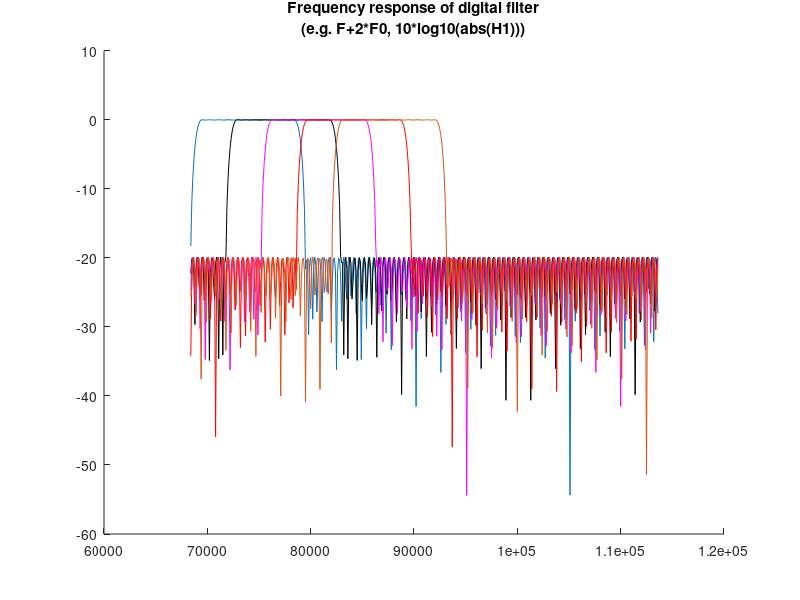
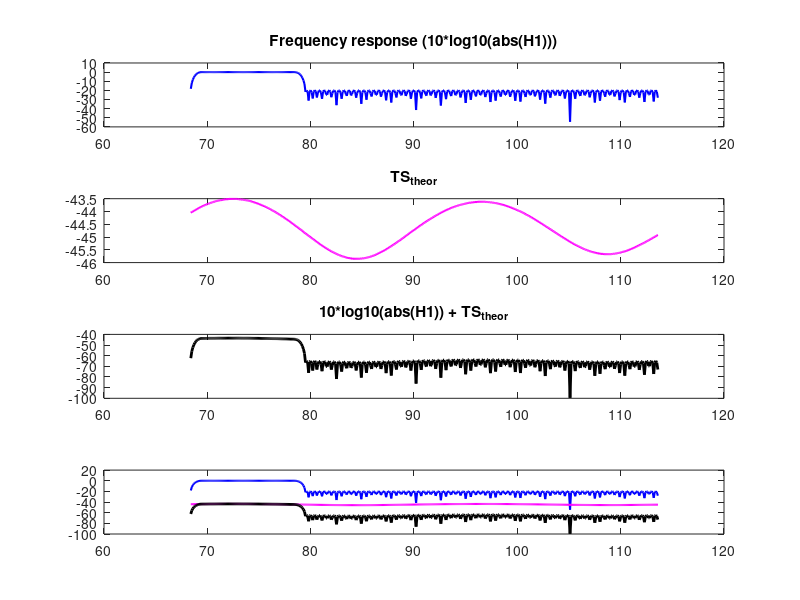
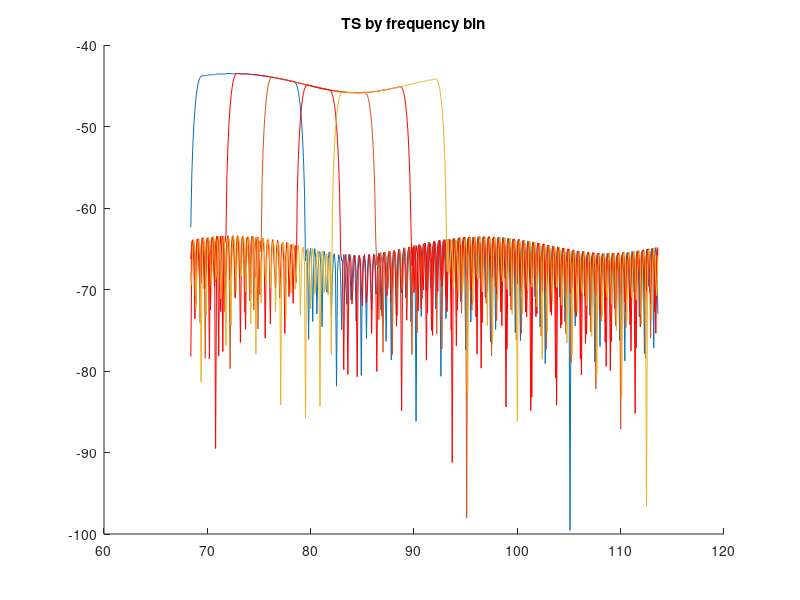
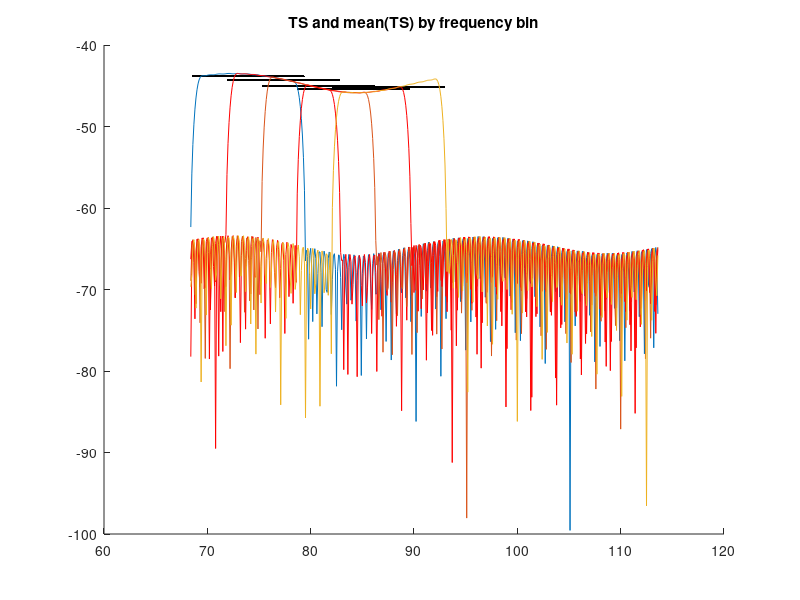

Recreate these plots in MATLAB, in order.
% binnedTargetStrength.m
%
% S. Nylund, 2019-
% G. Cutter, 2019-09

clear; close all; clc;


%%
load LPfilter
load TS_24mmSphere_f68-119copy.txt
d=TS_24mmSphere_f68_119copy; 
% d is a 2x511 array, row 1 contains frequencies (kHz)
% and row 2 contains theoretical TS of target sphere 

% % % % TEST 
% % % % Artificial example, to simulate filtering of a trending 
% % % % and highly variable array of TS_theoretical. 
% % % d(2,:) = d(2,:) + (1:length(d(2,:))).^0.5;


%% FILTER
ECHO_REMOVE_ENDS = 1.875;
recvBW = 0.5; % 50% bandwidth
nbinf = 5;

% %% Experiment ---------------------------------------
NBINX=2;
% % % ECHO_REMOVE_ENDS = ECHO_REMOVE_ENDS/(NN^2);
% % % ECHO_REMOVE_ENDS = ECHO_REMOVE_ENDS^(1/(NN+1));
% % ECHO_REMOVE_ENDS = ECHO_REMOVE_ENDS-(1/(NBINX-1));
ECHO_REMOVE_ENDS = 1.5;
nbinf = nbinf*NBINX;
% %% Experiment ---------------------------------------

fFc = 1.0e6/11;
ECHO_FILTER_PC_LENGTH = length(B);
coeffComplexBinnedFrequency = zeros(nbinf,ECHO_FILTER_PC_LENGTH);
   
for k=0:nbinf-1
   fF0 = (ECHO_REMOVE_ENDS/nbinf)*(k-floor(nbinf/2.0));
   F0(k+1) = fF0;
   fEcho(k+1) = fFc*(1+fF0*recvBW/2.0);
      
   coeffComplexBinnedFrequency(k+1,:)=B.*exp(j*fF0*pi*(0:ECHO_FILTER_PC_LENGTH-1));
end

figure('Name','1', 'Color',[1 1 1])
clf
F0=100*round((fFc/2)/100);
F=-F0/2:100:F0/2;
F=-22600:100:22600;  % Overrides previous line, make same size as itarget 
% freqz = Frequency response of digital filter
H1=freqz(coeffComplexBinnedFrequency(1,:),1,F,F0);
H2=freqz(coeffComplexBinnedFrequency(2,:),1,F,F0);
H3=freqz(coeffComplexBinnedFrequency(3,:),1,F,F0);
H4=freqz(coeffComplexBinnedFrequency(4,:),1,F,F0);
H5=freqz(coeffComplexBinnedFrequency(5,:),1,F,F0);

hold on
plot(F+2*F0,10*log10(abs(H1)))
plot(F+2*F0,10*log10(abs(H2)),'k')
plot(F+2*F0,10*log10(abs(H3)),'m')
plot(F+2*F0,10*log10(abs(H4)),'r')
plot(F+2*F0,10*log10(abs(H5)))
title({'Frequency response of digital filter';...
    '(e.g. F+2*F0, 10*log10(abs(H1)))'});

itarget=5:(511-54);
Ft=d(1,itarget);
TS=d(2,itarget);

figure('Name','Filter process', 'Color',[1 1 1])
subplot(4,1,1) 
logabsH1=10*log10(abs(H1));
    plot(Ft,logabsH1, 'b', 'LineWidth',1.5);
    title('Frequency response (10*log10(abs(H1)))');
subplot(4,1,2)
    plot(Ft,TS, 'm', 'LineWidth',1.5);
    title('TS_{theor}')
subplot(4,1,3)
TS1vec=10*log10(abs(H1))+TS; 
    plot(Ft,TS1vec, 'k', 'LineWidth',2);
    title('10*log10(abs(H1)) + TS_{theor}')
subplot(4,1,4)
    plot(Ft,logabsH1, 'b', 'LineWidth',1.5); hold on;
    plot(Ft,TS, 'm', 'LineWidth',1.5); hold on;
    plot(Ft,TS1vec, 'k', 'LineWidth',2);


figure('Name','3', 'Color',[1 1 1])
clf
hold on
TS1vec=10*log10(abs(H1))+TS; plot(Ft,TS1vec);
TS2vec=10*log10(abs(H2))+TS; plot(Ft,TS2vec,'r');
TS3vec=10*log10(abs(H3))+TS; plot(Ft,TS3vec);
TS4vec=10*log10(abs(H4))+TS; plot(Ft,TS4vec,'r');
TS5vec=10*log10(abs(H5))+TS; plot(Ft,TS5vec);
title('TS by frequency bin')


Bscale=1/mean(abs(H1));  % Scaling factor into efficient bandwidth

TS1=10*log10(Bscale*mean(10.^(TS1vec/10)));
TS2=10*log10(Bscale*mean(10.^(TS2vec/10)));
TS3=10*log10(Bscale*mean(10.^(TS3vec/10)));
TS4=10*log10(Bscale*mean(10.^(TS4vec/10)));
TS5=10*log10(Bscale*mean(10.^(TS5vec/10)));
disp(['Mean target strength frequency bin 1: ' num2str(TS1,'%.2f')])
disp(['Mean target strength frequency bin 2: ' num2str(TS2,'%.2f')])
disp(['Mean target strength frequency bin 3: ' num2str(TS3,'%.2f')])
disp(['Mean target strength frequency bin 4: ' num2str(TS4,'%.2f')])
disp(['Mean target strength frequency bin 5: ' num2str(TS5,'%.2f')])


%----------------------------------------------------------
% (gc) Frequency bands
fb1 = Ft(abs(H1)>0.1);
fb2 = Ft(abs(H2)>0.1);
fb3 = Ft(abs(H3)>0.1);
fb4 = Ft(abs(H4)>0.1);
fb5 = Ft(abs(H5)>0.1);

figure('Name','4', 'Color',[1 1 1])
clf
hold on
plot( fb1,TS1 , 'k.')
plot( fb2,TS2 , 'k.')
plot( fb3,TS3 , 'k.')
plot( fb4,TS4 , 'k.')
plot( fb5,TS5 , 'k.')
hold on
TS1vec=10*log10(abs(H1))+TS; plot(Ft,TS1vec);
TS2vec=10*log10(abs(H2))+TS; plot(Ft,TS2vec,'r');
TS3vec=10*log10(abs(H3))+TS; plot(Ft,TS3vec);
TS4vec=10*log10(abs(H4))+TS; plot(Ft,TS4vec,'r');
TS5vec=10*log10(abs(H5))+TS; plot(Ft,TS5vec);

title('TS and mean(TS) by frequency bin')
